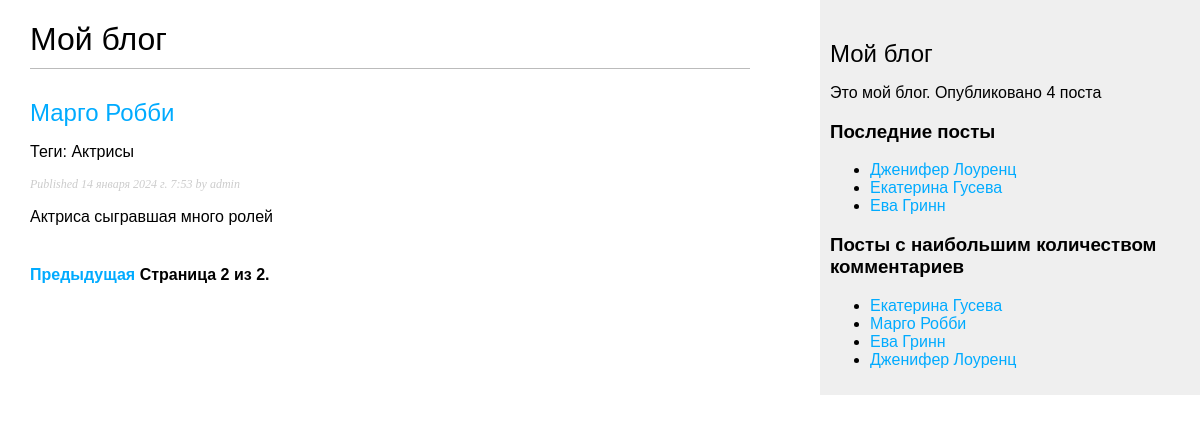
Screenshot of /blog/?page=2 with the database file from the repository.
### blog/models.py (models this page shows, shortened)
class Post(models.Model):
    class Status(models.TextChoices):  # вложенный перечисляемый класс для создания поля status
        DRAFT = 'DF', 'Draft'
        PUBLISHED = 'PB', 'Published'
    title = models.CharField(max_length=250)  # заголовок
    slug = models.SlugField(max_length=250, unique_for_date='publish')  # слаг уникальный для даты публикации
    author = models.ForeignKey(User, on_delete=models.CASCADE,
                               related_name='blog_posts')  # созданние связи с встроенной таблицей User один ко многим
    body = models.TextField()  # тело поста
    publish = models.DateTimeField(default=timezone.now)  # время публикации
    created = models.DateTimeField(auto_now_add=True)  # время создания
    updated = models.DateTimeField(auto_now=True)  # время изменения
    status = models.CharField(max_length=2, choices=Status.choices, default=Status.DRAFT)  # поле статус\
    objects = models.Manager()  # менеджер применямый по умолчанию
    published = PublishedManager()  # конкретно-прикладной менеджер
    tags = TaggableManager()
    class Meta:
        verbose_name = "Женщина"  # замена в админ-панели категории блога
        verbose_name_plural = "Женщины"  # множественное число категории
        ordering = ['-publish']
        indexes = [
            models.Index(fields=['-publish']),
        ]
    def get_absolute_url(self): #канонический url изменяем в соответсвии с представлением
        return reverse('blog:post_detail',
                       args=[self.publish.year,
                             self.publish.month,
                             self.publish.day,
                             self.slug])

### blog/views.py (the view)
# urls.py: path('', views.post_list, name='post_list'), #путь если метод
def post_list(request, tag_slug=None):  # представление извлечь все посты со статусом PUBLISHED
    post_list = Post.published.all()
    tag = None
    if tag_slug:
        tag = get_object_or_404(Tag, slug=tag_slug)
        post_list = post_list.filter(tags__in=[tag])
    paginator = Paginator(post_list, 3)  # создаем экземпляр класса с числом объектов возвращаемых на страницу
    page_number = request.GET.get('page', 1)  # извлекаем номер страницы и сохраняем в page_number
    try:
        posts = paginator.page(page_number)  # получаем объекты для желаемой страницы и сохраняем в posts
    except PageNotAnInteger:
        posts = paginator.page(1)
    except EmptyPage:
        posts = paginator.page(paginator.num_pages)
    return render(request, 'blog/post/list.html', {'posts': posts, 'tag': tag})  # адрес расположения данного тимплейта

### blog/models.py (called while the page is built)
    def get_queryset(self):
        return super().get_queryset() \
            .filter(status=Post.Status.PUBLISHED)  # получаем посты со статусом published

### blog/templatetags/blog_tags.py (called while the page is built)
@register.filter(name='markdown')
def mark_down_format(text):
    return mark_safe(markdown.markdown(text))

@register.simple_tag
def get_most_commented_posts(count=5):
    return Post.published.annotate(total_comments=Count('comments')).order_by('-total_comments')[:count]

@register.simple_tag
def total_posts():
    return Post.published.count()

@register.inclusion_tag('blog/post/latest_posts.html')  # регистрируем шаблонный тег
def show_latest_posts(count=5):
    latest_posts = Post.published.order_by('-publish')[:count]
    return {'latest_posts': latest_posts}

### blog/templates/blog/post/list.html (shortened to what this page needs)
{% extends "blog/base.html" %}
{% load blog_tags %}
{% block content %}
   <h1>Мой блог</h1>
   {% for post in posts %}
       <h2>
           <a href="{{ post.get_absolute_url }}">
               {{ post.title }}
           </a>
       </h2>
       <p class="tags">Теги: {{ post.tags.all|join:", " }}</p>
       <p class="date">
           Published {{ post.publish }} by {{ post.author }}
       </p>
       {{ post.body|markdown|truncatewords_html:30 }}
   {% endfor %}
   {% include "pagination.html" with page=posts %}
{% endblock %}

### blog/templates/blog/base.html (shortened to what this page needs)
{% load blog_tags %}
{% load static %}
<!DOCTYPE html>
<html>
<head>
    <link href="{% static "css/blog.css" %}" rel="stylesheet">
</head>
<body>
   <div id="content">
       {% block content %}
       {% endblock %}
   </div>
   <div id="sidebar">
       <h2>Мой блог</h2>
       <p>Это мой блог.
       Опубликовано {% total_posts %} поста
       </p>
       <h3>Последние посты</h3>
       {% show_latest_posts 3 %}
       <h3>Посты с наибольшим количеством комментариев</h3>
       {% get_most_commented_posts as most_commented_posts %}
       <ul>
           {% for post in most_commented_posts %}
           <li>
               <a href="{{ post.get_absolute_url }}">{{ post.title }}</a>
           </li>
           {% endfor %}
       </ul>
   </div>
</body>
</html>

### blog/templates/blog/post/latest_posts.html
<ul>
    {% for post in latest_posts %}
    <li>
        <a href="{{ post.get_absolute_irl }}">{{ post.title }}</a>
    </li>
    {% endfor %}
</ul>

### blog/static/css/blog.css (style rules this page uses)
body { margin:0; padding:0; font-family:helvetica, sans-serif; }
a { color:#00abff; text-decoration:none; }
h1 { font-weight:normal; border-bottom:1px solid #bbb; padding:0 0 10px 0; }
h2 { font-weight:normal; margin:30px 0 0; }
#content { float:left; width:60%; padding:0 0 0 30px; }
#sidebar { float:right; width:30%; padding:10px; background:#efefef; height:100%; }
p.date { color:#ccc; font-family: georgia, serif; font-size: 12px; font-style: italic; }

### rows the page displays
Post: title "Марго Робби", tags.all "Актрисы", publish "14 января 2024 г. 7:53", author "admin", body "Актриса сыгравшая много ролей"
Post: title "Дженифер Лоуренц"
Post: title "Екатерина Гусева"
Post: title "Ева Гринн"

### other values shown
{{ page.number }} "2"
{{ page.paginator.num_pages }} "2"
